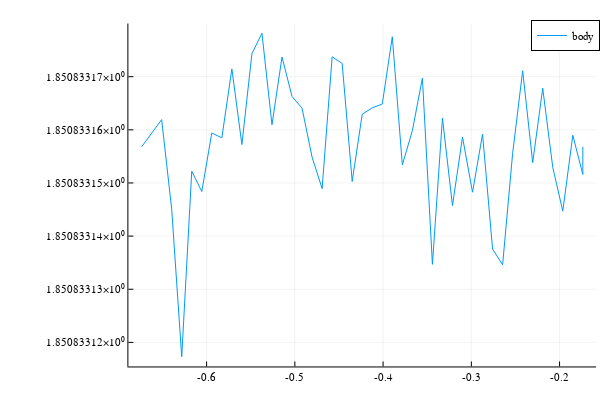
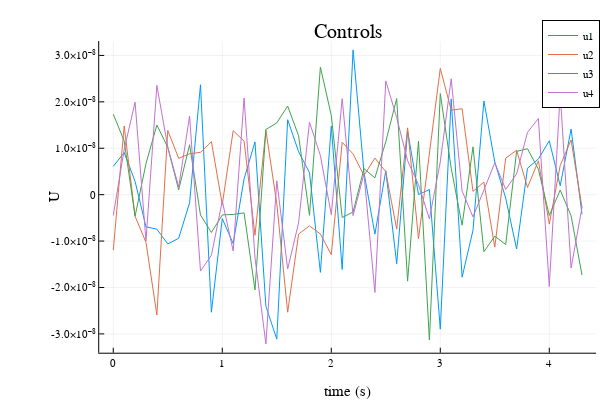

Notebook code cell kept with these figures, in order:
### Code cell
# dynamics parameters 
model = (m1 = 1,  m2 = 1,  m3 = 1,  m4 = 1,  m5 = 1,  m6 = 1,
            l12 = 1, l23 = 1, l34 = 1, l45 = 1, l36 = 1, g = 9.81)

# problem size 
nx = 14 
nu = 4 
tf = 4.4 
dt = 0.1
t_vec = 0:dt:tf 
N = length(t_vec)

# initial and goal states
# determine the fixed joint angles
theta_offset = 20 # determines, how spread out we want the legs

q1 = 280 * (π/180)
q2 = 300 * (π/180)
q3 = 90 * (π/180)
q4 = 250 * (π/180)
q5 = 220 * (π/180)

x0 = - model.l23 * cos(q2) - model.l12 * cos(q1)
y0 = - model.l23 * sin(q2) - model.l12 * sin(q1)

dx0 = dy0 = dq1 = dq2 = dq3 = dq4 = dq5 = 0

# #determine the fixed x and y positions

xic = [ x0;  y0;  q1;  q2;  q3;  q4;  q5; 
        dx0; dy0; dq1; dq2; dq3; dq4; dq5]
# dx = 5 # suppose our goal is to move like 5 meters forward
dx = 0.5 # suppose our goal is to move like 5 meters forward
xg = [x0 + dx;  y0;  q1;  q2;  q3;  q4;  q5; 
            dx0; dy0; dq1; dq2; dq3; dq4; dq5]

# index sets 
# M1 = vcat([ (i-1)*10      .+ (1:5)   for i = 1:5]...)
# M2 = vcat([((i-1)*10 + 5) .+ (1:5)   for i = 1:4]...)
# J1 = [5,15,25,35]
# J2 = [10,20,30,40]
M1 = [1:45]
M2 = [46]
J1 = [46]
J1 = [46] 

# reference trajectory 
Xref, Uref = reference_trajectory(model, xic, xg, dt, N, M1, tf)

# animate_walker(Xref, model)

# LQR cost function (tracking Xref, Uref)
# Q = diagm([1; 10; fill(1.0, 5); 1; 10; fill(1.0, 5)]);
# TODO: change this ↓ to maximize cg position along trajectory
Q = diagm(fill(1.0,14))
R = diagm(fill(1e-3,4))
Qf = 1*Q;

# create indexing utilities 
idx = create_idx(nx,nu,N)

# put everything useful in params 
params = (
    model = model, 
    nx = nx,
    nu = nu,
    tf = tf, 
    dt = dt, 
    t_vec = t_vec,
    N = N, 
    M1 = M1, 
    M2 = M2,
    J1 = J1, 
    J2 = J2,
    xic = xic, 
    xg = xg,
    idx = idx,
    Q = Q, R = R, Qf = Qf,
    Xref = Xref, 
    Uref = Uref
)

# TODO: primal bounds (constraint 11)
x_l = -Inf*ones(idx.nz)
x_u =  Inf*ones(idx.nz)

# for i = 1:N
#     x_l[idx.x[i][[2]]] .= 0 
# end

# TODO: inequality constraint bounds
c_l = -Inf*ones(6*N)
c_u = Inf*ones(6*N)

# TODO: initial guess, initialize z0 with the reference Xref, Uref 
z0 = zeros(idx.nz)

for i = 1:N 
    z0[idx.x[i]] = 1*Xref[i]
end
for i = 1:N-1 
    z0[idx.u[i]] = 1*Uref[i]
end

# adding a little noise to the initial guess is a good idea 
z0 = z0 + (1e-3)*randn(idx.nz)

diff_type = :auto 

Z = fmincon(walker_cost,walker_equality_constraint,walker_inequality_constraint,
            x_l,x_u,c_l,c_u,z0,params, diff_type;
            tol = 1e-6, c_tol = 1e-6, max_iters = 10_000, verbose = true)

# pull the X and U solutions out of Z 
X = [Z[idx.x[i]] for i = 1:N]
U = [Z[idx.u[i]] for i = 1:(N-1)]

# ------------plotting--------------
Xm = hcat(X...)
Um = hcat(U...)


animate_walker(X, model)

display(plot(Xm[1,:],Xm[2,:], label = "body"))
display(plot(t_vec[1:end-1], Um',xlabel = "time (s)", ylabel = "U",
                label = ["u1" "u2" "u3" "u4"], title = "Controls"))

### Figure 1 — Plotly figure (JSON) as saved in the notebook; plotly's stock layout.template omitted (floating-point values rounded to 4 significant figures)
{"data": [{"colorbar": {"len": 0.9525, "title": "", "x": 0.9934, "y": 0.5139}, "legendgroup": "body", "line": {"color": "rgba(0, 154, 250, 1.000)", "dash": "solid", "shape": "linear", "width": 1}, "mode": "lines", "name": "body", "showlegend": true, "type": "scatter", "x": [-0.6736, -0.6509, -0.6396, -0.6282, -0.6168, -0.6055, -0.5941, -0.5827, -0.5714, -0.56, -0.5486, -0.5373, -0.5259, -0.5146, -0.5032, -0.4918, -0.4805, -0.4691, -0.4577, -0.4464, -0.435, -0.4236, -0.4123, -0.4009, -0.3896, -0.3782, -0.3668, -0.3555, -0.3441, -0.3327, -0.3214, -0.31, -0.2986, -0.2873, -0.2759, -0.2646, -0.2532, -0.2418, -0.2305, -0.2191, -0.2077, -0.1964, -0.185, -0.1736, -0.1736], "xaxis": "x", "y": [1.851, 1.851, 1.851, 1.851, 1.851, 1.851, 1.851, 1.851, 1.851, 1.851, 1.851, 1.851, 1.851, 1.851, 1.851, 1.851, 1.851, 1.851, 1.851, 1.851, 1.851, 1.851, 1.851, 1.851, 1.851, 1.851, 1.851, 1.851, 1.851, 1.851, 1.851, 1.851, 1.851, 1.851, 1.851, 1.851, 1.851, 1.851, 1.851, 1.851, 1.851, 1.851, 1.851, 1.851, 1.851], "yaxis": "y"}], "layout": {"annotations": [], "height": 400, "legend": {"bgcolor": "rgba(255, 255, 255, 1.000)", "bordercolor": "rgba(0, 0, 0, 1.000)", "borderwidth": 1, "font": {"color": "rgba(0, 0, 0, 1.000)", "family": "sans-serif", "size": 11}, "title": {"font": {"color": "rgba(0, 0, 0, 1.000)", "family": "sans-serif", "size": 15}, "text": ""}, "tracegroupgap": 0, "traceorder": "normal", "x": 1, "xanchor": "auto", "y": 1, "yanchor": "auto"}, "margin": {"b": 20, "l": 0, "r": 0, "t": 20}, "paper_bgcolor": "rgba(255, 255, 255, 1.000)", "plot_bgcolor": "rgba(255, 255, 255, 1.000)", "showlegend": true, "width": 600, "xaxis": {"anchor": "y", "domain": [0.214, 0.9934], "gridcolor": "rgba(0, 0, 0, 0.100)", "gridwidth": 0.5, "linecolor": "rgba(0, 0, 0, 1.000)", "mirror": false, "range": [-0.6886, -0.1586], "showgrid": true, "showline": true, "showticklabels": true, "tickangle": 0, "tickcolor": "rgb(0, 0, 0)", "tickfont": {"color": "rgba(0, 0, 0, 1.000)", "family": "sans-serif", "size": 11}, "tickmode": "array", "ticks": "inside", "ticktext": ["-0.6", "-0.5", "-0.4", "-0.3", "-0.2"], "tickvals": [-0.6, -0.5, -0.4, -0.3, -0.2], "title": "", "titlefont": {"color": "rgba(0, 0, 0, 1.000)", "family": "sans-serif", "size": 15}, "type": "-", "visible": true, "zeroline": false, "zerolinecolor": "rgba(0, 0, 0, 1.000)"}, "yaxis": {"anchor": "x", "domain": [0.03762, 0.9902], "gridcolor": "rgba(0, 0, 0, 0.100)", "gridwidth": 0.5, "linecolor": "rgba(0, 0, 0, 1.000)", "mirror": false, "range": [1.851, 1.851], "showgrid": true, "showline": true, "showticklabels": true, "tickangle": 0, "tickcolor": "rgb(0, 0, 0)", "tickfont": {"color": "rgba(0, 0, 0, 1.000)", "family": "sans-serif", "size": 11}, "tickmode": "array", "ticks": "inside", "ticktext": ["1.85083312×10⁰", "1.85083313×10⁰", "1.85083314×10⁰", "1.85083315×10⁰", "1.85083316×10⁰", "1.85083317×10⁰"], "tickvals": [1.851, 1.851, 1.851, 1.851, 1.851, 1.851], "title": "", "titlefont": {"color": "rgba(0, 0, 0, 1.000)", "family": "sans-serif", "size": 15}, "type": "-", "visible": true, "zeroline": false, "zerolinecolor": "rgba(0, 0, 0, 1.000)"}}}

### Figure 2 — Plotly figure (JSON) as saved in the notebook; plotly's stock layout.template omitted (floating-point values rounded to 4 significant figures)
{"data": [{"colorbar": {"len": 0.8657, "title": "", "x": 0.9934, "y": 0.5087}, "legendgroup": "u1", "line": {"color": "rgba(0, 154, 250, 1.000)", "dash": "solid", "shape": "linear", "width": 1}, "mode": "lines", "name": "u1", "showlegend": true, "type": "scatter", "x": [0, 0.1, 0.2, 0.3, 0.4, 0.5, 0.6, 0.7, 0.8, 0.9, 1, 1.1, 1.2, 1.3, 1.4, 1.5, 1.6, 1.7, 1.8, 1.9, 2, 2.1, 2.2, 2.3, 2.4, 2.5, 2.6, 2.7, 2.8, 2.9, 3, 3.1, 3.2, 3.3, 3.4, 3.5, 3.6, 3.7, 3.8, 3.9, 4, 4.1, 4.2, 4.3], "xaxis": "x", "y": [6.101e-09, 9.07e-09, 2.862e-09, -6.929e-09, -7.44e-09, -1.062e-08, -9.397e-09, -1.763e-09, 2.369e-08, -2.534e-08, -5.156e-09, -1.055e-08, 3.404e-09, 1.137e-08, -2.403e-08, -3.113e-08, 1.615e-08, 9.249e-09, 4.749e-09, -1.674e-08, 1.475e-08, -1.612e-08, 3.12e-08, 4.783e-09, -8.513e-09, 5.144e-09, -1.489e-08, 1.371e-08, 2.362e-11, 1.103e-09, -2.898e-08, 2.063e-08, -1.779e-08, -7.662e-09, 2.019e-08, 7.027e-09, -7.447e-10, -1.172e-08, 5.69e-09, 7.696e-09, 1.16e-08, 1.915e-09, 1.414e-08, -4.229e-09], "yaxis": "y"}, {"colorbar": {"len": 0.8657, "title": "", "x": 0.9934, "y": 0.5087}, "legendgroup": "u2", "line": {"color": "rgba(227, 111, 71, 1.000)", "dash": "solid", "shape": "linear", "width": 1}, "mode": "lines", "name": "u2", "showlegend": true, "type": "scatter", "x": [0, 0.1, 0.2, 0.3, 0.4, 0.5, 0.6, 0.7, 0.8, 0.9, 1, 1.1, 1.2, 1.3, 1.4, 1.5, 1.6, 1.7, 1.8, 1.9, 2, 2.1, 2.2, 2.3, 2.4, 2.5, 2.6, 2.7, 2.8, 2.9, 3, 3.1, 3.2, 3.3, 3.4, 3.5, 3.6, 3.7, 3.8, 3.9, 4, 4.1, 4.2, 4.3], "xaxis": "x", "y": [-1.197e-08, 1.481e-08, -4.654e-09, -1.026e-08, -2.593e-08, 1.383e-08, 7.833e-09, 8.797e-09, 9.12e-09, 1.143e-08, -2.114e-09, 1.378e-08, 1.155e-08, -8.765e-09, 1.385e-08, -1.955e-09, -2.533e-08, -8.504e-09, -6.725e-09, -8.474e-09, -1.293e-08, 1.128e-08, 8.781e-09, 4.128e-09, 7.885e-09, 4.929e-09, -7.438e-09, 1.44e-08, -9.478e-09, 8.272e-09, 2.722e-08, 1.821e-08, 1.851e-08, 7.004e-10, 2.706e-09, -1.132e-08, 7.869e-09, 9.569e-09, 1.549e-09, 7.297e-09, -6.346e-09, 6.275e-09, 1.179e-08, -2.753e-09], "yaxis": "y"}, {"colorbar": {"len": 0.8657, "title": "", "x": 0.9934, "y": 0.5087}, "legendgroup": "u3", "line": {"color": "rgba(62, 164, 78, 1.000)", "dash": "solid", "shape": "linear", "width": 1}, "mode": "lines", "name": "u3", "showlegend": true, "type": "scatter", "x": [0, 0.1, 0.2, 0.3, 0.4, 0.5, 0.6, 0.7, 0.8, 0.9, 1, 1.1, 1.2, 1.3, 1.4, 1.5, 1.6, 1.7, 1.8, 1.9, 2, 2.1, 2.2, 2.3, 2.4, 2.5, 2.6, 2.7, 2.8, 2.9, 3, 3.1, 3.2, 3.3, 3.4, 3.5, 3.6, 3.7, 3.8, 3.9, 4, 4.1, 4.2, 4.3], "xaxis": "x", "y": [1.734e-08, 1.157e-08, -4.655e-09, 6.679e-09, 1.5e-08, 1.02e-08, 1.043e-09, 1.076e-08, -4.381e-09, -8.148e-09, -4.369e-09, -4.26e-09, -3.921e-09, -2.053e-08, 1.405e-08, 1.546e-08, 1.91e-08, 1.269e-08, -4.437e-09, 2.749e-08, 1.709e-08, -4.911e-09, -3.739e-09, 5.609e-09, 3.621e-09, 1.142e-08, 2.07e-08, -1.863e-08, 1.156e-08, -3.132e-08, 2.177e-08, 5.69e-09, -6.577e-09, 1.03e-08, -1.229e-08, -8.948e-09, -1.075e-08, 9.327e-09, 9.896e-09, 5.475e-09, -4.484e-09, 9.926e-10, -4.553e-09, -1.734e-08], "yaxis": "y"}, {"colorbar": {"len": 0.8657, "title": "", "x": 0.9934, "y": 0.5087}, "legendgroup": "u4", "line": {"color": "rgba(195, 113, 210, 1.000)", "dash": "solid", "shape": "linear", "width": 1}, "mode": "lines", "name": "u4", "showlegend": true, "type": "scatter", "x": [0, 0.1, 0.2, 0.3, 0.4, 0.5, 0.6, 0.7, 0.8, 0.9, 1, 1.1, 1.2, 1.3, 1.4, 1.5, 1.6, 1.7, 1.8, 1.9, 2, 2.1, 2.2, 2.3, 2.4, 2.5, 2.6, 2.7, 2.8, 2.9, 3, 3.1, 3.2, 3.3, 3.4, 3.5, 3.6, 3.7, 3.8, 3.9, 4, 4.1, 4.2, 4.3], "xaxis": "x", "y": [-4.475e-09, 9.713e-09, 1.993e-08, -9.975e-09, 2.355e-08, 1.024e-08, 1.657e-09, 1.692e-08, -1.646e-08, -1.308e-08, -1.337e-09, -1.214e-08, 2.081e-08, -1.357e-08, -3.215e-08, 2.982e-09, -1.6e-08, -6.077e-09, 1.561e-08, 8.423e-09, -4.295e-09, 2.07e-08, -4.503e-09, 4.469e-09, -2.107e-08, 2.451e-08, 1.659e-08, 7.311e-09, 2.148e-09, -5.214e-09, 7.083e-09, 2.498e-08, 7.797e-10, -4.788e-09, 9.853e-10, 6.879e-09, 1.136e-09, 4.472e-09, 1.343e-08, 1.64e-08, -1.979e-08, 2.181e-08, -1.582e-08, -2.716e-09], "yaxis": "y"}], "layout": {"annotations": [{"font": {"color": "rgba(0, 0, 0, 1.000)", "family": "sans-serif", "size": 20}, "rotation": 0, "showarrow": false, "text": "Controls", "x": 0.5794, "xanchor": "center", "xref": "paper", "y": 1, "yanchor": "top", "yref": "paper"}], "height": 400, "legend": {"bgcolor": "rgba(255, 255, 255, 1.000)", "bordercolor": "rgba(0, 0, 0, 1.000)", "borderwidth": 1, "font": {"color": "rgba(0, 0, 0, 1.000)", "family": "sans-serif", "size": 11}, "title": {"font": {"color": "rgba(0, 0, 0, 1.000)", "family": "sans-serif", "size": 15}, "text": ""}, "tracegroupgap": 0, "traceorder": "normal", "x": 1, "xanchor": "auto", "y": 1, "yanchor": "auto"}, "margin": {"b": 20, "l": 0, "r": 0, "t": 20}, "paper_bgcolor": "rgba(255, 255, 255, 1.000)", "plot_bgcolor": "rgba(255, 255, 255, 1.000)", "showlegend": true, "width": 600, "xaxis": {"anchor": "y", "domain": [0.1654, 0.9934], "gridcolor": "rgba(0, 0, 0, 0.100)", "gridwidth": 0.5, "linecolor": "rgba(0, 0, 0, 1.000)", "mirror": false, "range": [-0.129, 4.429], "showgrid": true, "showline": true, "showticklabels": true, "tickangle": 0, "tickcolor": "rgb(0, 0, 0)", "tickfont": {"color": "rgba(0, 0, 0, 1.000)", "family": "sans-serif", "size": 11}, "tickmode": "array", "ticks": "inside", "ticktext": ["0", "1", "2", "3", "4"], "tickvals": [0, 1, 2, 3, 4], "title": "time (s)", "titlefont": {"color": "rgba(0, 0, 0, 1.000)", "family": "sans-serif", "size": 15}, "type": "-", "visible": true, "zeroline": false, "zerolinecolor": "rgba(0, 0, 0, 1.000)"}, "yaxis": {"anchor": "x", "domain": [0.07581, 0.9415], "gridcolor": "rgba(0, 0, 0, 0.100)", "gridwidth": 0.5, "linecolor": "rgba(0, 0, 0, 1.000)", "mirror": false, "range": [-3.405e-08, 3.31e-08], "showgrid": true, "showline": true, "showticklabels": true, "tickangle": 0, "tickcolor": "rgb(0, 0, 0)", "tickfont": {"color": "rgba(0, 0, 0, 1.000)", "family": "sans-serif", "size": 11}, "tickmode": "array", "ticks": "inside", "ticktext": ["-3.0×10⁻⁸", "-2.0×10⁻⁸", "-1.0×10⁻⁸", "0", "1.0×10⁻⁸", "2.0×10⁻⁸", "3.0×10⁻⁸"], "tickvals": [-3e-08, -2e-08, -1e-08, 0, 1e-08, 2e-08, 3e-08], "title": "U", "titlefont": {"color": "rgba(0, 0, 0, 1.000)", "family": "sans-serif", "size": 15}, "type": "-", "visible": true, "zeroline": false, "zerolinecolor": "rgba(0, 0, 0, 1.000)"}}}
